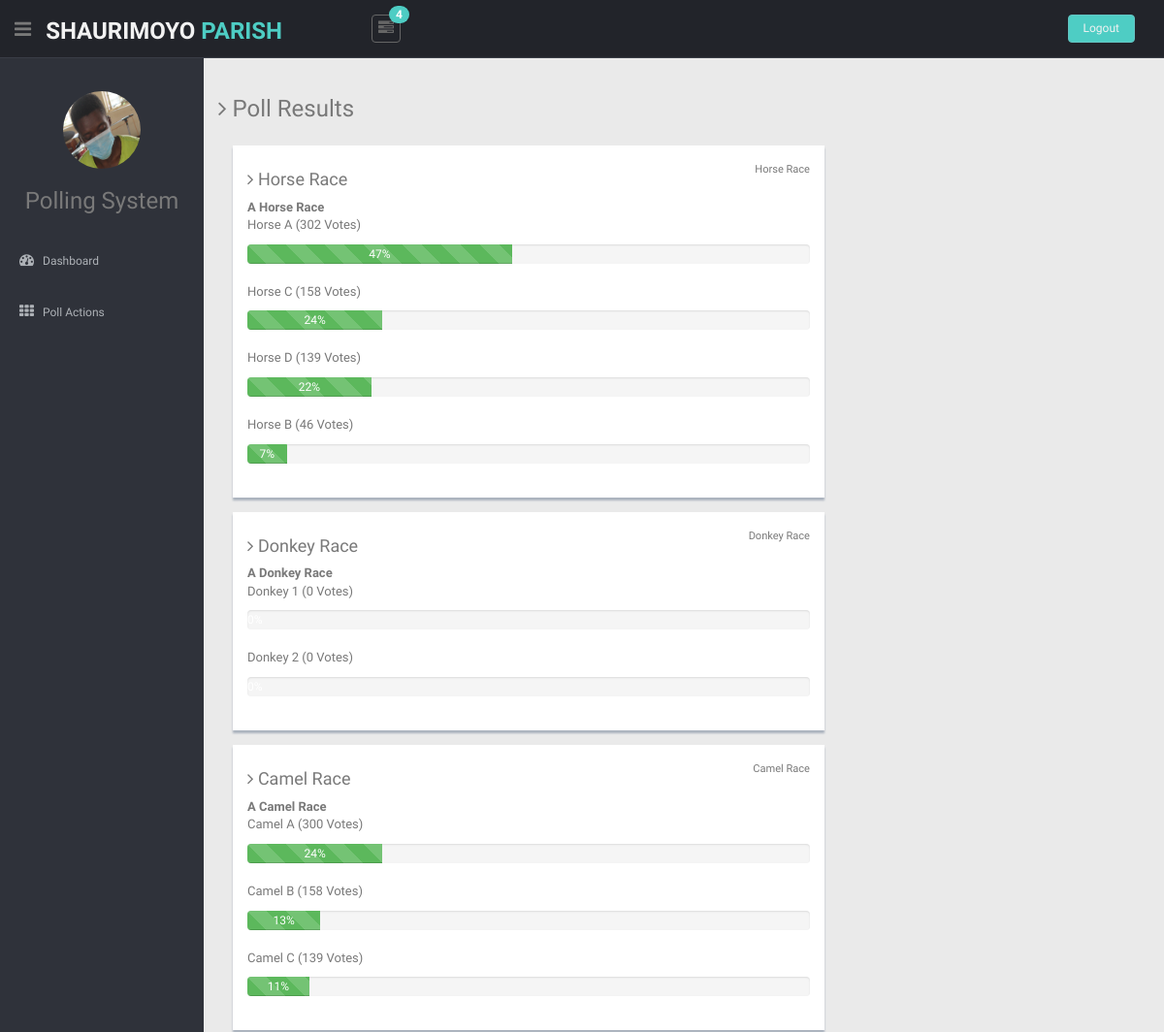
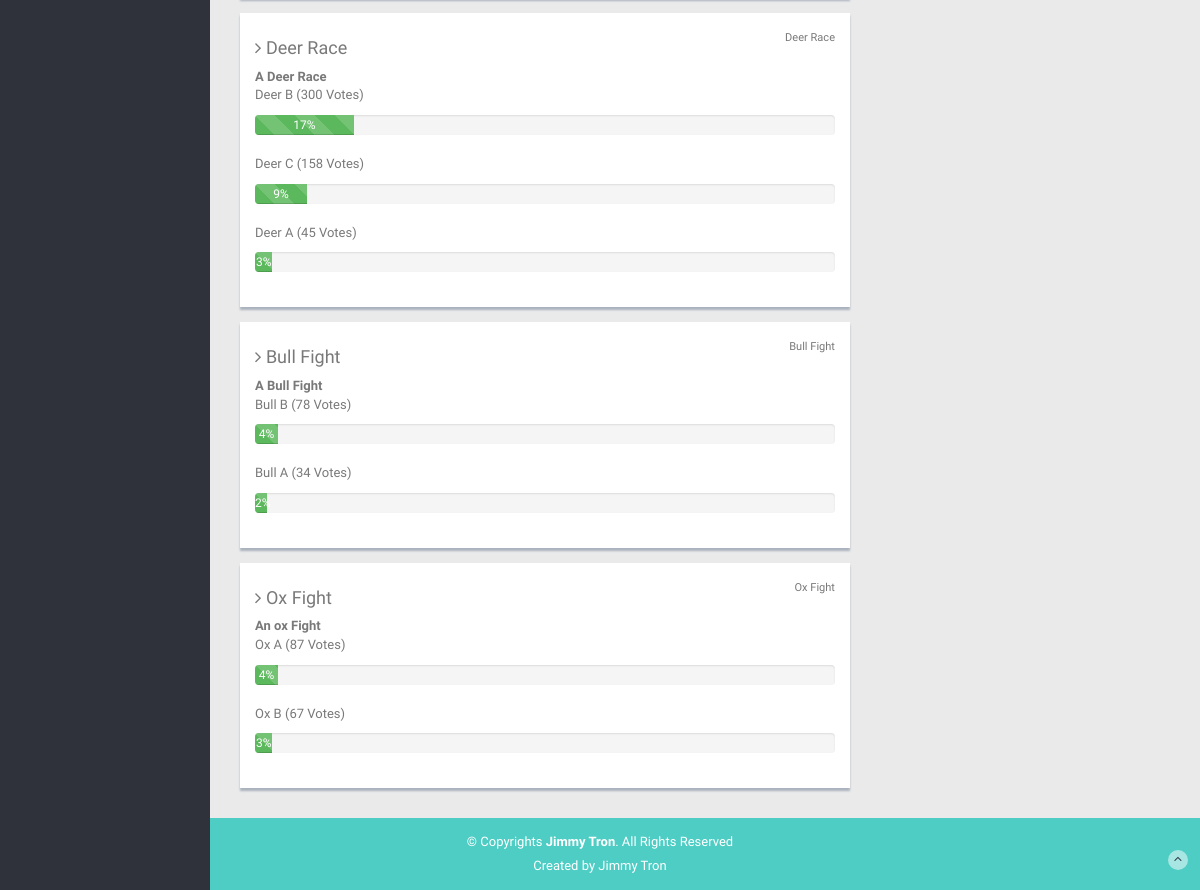
Page /test.php on the committed database (2 pictures, top to bottom).
### tables this page shows
CREATE TABLE `polls` (
  `id` int NOT NULL,
  `title` text NOT NULL,
  `desc` text NOT NULL
);

CREATE TABLE `poll_answers` (
  `id` int NOT NULL,
  `poll_id` int NOT NULL,
  `title` text NOT NULL,
  `votes` int NOT NULL DEFAULT '0'
);

### test.php (the view, shortened to what this page needs)
<?php
include 'includes.php';
$pdo = pdo_connect_mysql();
$stmt = $pdo->prepare('SELECT * FROM polls');
$stmt->execute();
$polls = $stmt->fetchAll(PDO::FETCH_ASSOC);
if ($polls) {
        $stmt = $pdo->prepare('SELECT * FROM poll_answers WHERE poll_id = ? ORDER BY votes DESC');
    $total_votes = 0;
}
else {
$msg = 'No Polls available for display!';
}
?>
<?=template_header('Poll Results')?>
<div class="col-lg-8 col-md-8 col-sm-8">
<?php if ($msg): ?>
    <div class="showback">
        <p><?=$msg?></p>
     </div>
    <?php else: ?>
<?php foreach ($polls as $poll):
    ?>
    <div class="showback">
    <div class="badge-r2  <?=$styl?>"><small><?=$poll['title']?></small></div>
    <h4><i class="fa fa-angle-right"></i> <?=$poll['title']?></h4>
    <b><?=$poll['desc']?></b>
    <?php
            $stmt->execute([$poll['id']]);
            $poll_answers = $stmt->fetchAll(PDO::FETCH_ASSOC);
            if ($poll_answers) {
                foreach ($poll_answers as $poll_answer) {
                    $total_votes += $poll_answer['votes'];
                }
            }
            else {
                $msg = 'This Poll hasn`t been voted!';
                }
            foreach ($poll_answers as $poll_answer):
      ?>
    <p><?=$poll_answer['title']?> <span>(<?=$poll_answer['votes']?> Votes)</span></p>
    <div class="progress progress-striped active">
        <div class="progress-bar progress-bar-success" role="progressbar" aria-valuenow=<?=@round(($poll_answer['votes']/$total_votes)*100)?>% aria-valuemin="0" aria-valuemax="100" style="width: <?=@round(($poll_answer['votes']/$total_votes)*100)?>%">
            <?=@round(($poll_answer['votes']/$total_votes)*100)?>%
        </div>
    </div>
<?php endforeach;?>
</div>
<?php endforeach; ?>
</div>
</div>
<?php endif; ?>
<?=template_footer()?>

### css/style.css (style rules this page uses)
body { color: #797979; background: #eaeaea; font-family: 'Ruda', sans-serif; padding: 0px !important; margin: 0px !important; font-size:13px; }
.badge-r2 { float: right; top: 20px; bottom: 10px; left: 35px; }
.showback { background: #ffffff; padding: 15px; margin-bottom: 15px; box-shadow: 0px 3px 2px #aab2bd; }

### rows in the picture
polls: title "Horse Race", desc "A Horse Race"
poll_answers: title "Horse A", votes "302", @round(($poll_answer['votes']/$total_votes)*100) "47"
poll_answers: title "Horse C", votes "158", @round(($poll_answer['votes']/$total_votes)*100) "24"
poll_answers: title "Horse D", votes "139", @round(($poll_answer['votes']/$total_votes)*100) "22"
poll_answers: title "Horse B", votes "46", @round(($poll_answer['votes']/$total_votes)*100) "7"
polls: title "Donkey Race", desc "A Donkey Race"
poll_answers: title "Donkey 1", votes "0"
poll_answers: title "Donkey 2", votes "0"
polls: title "Camel Race", desc "A Camel Race"
poll_answers: title "Camel A", votes "300", @round(($poll_answer['votes']/$total_votes)*100) "24"
poll_answers: title "Camel B", votes "158", @round(($poll_answer['votes']/$total_votes)*100) "13"
poll_answers: title "Camel C", votes "139", @round(($poll_answer['votes']/$total_votes)*100) "11"
polls: title "Deer Race", desc "A Deer Race"
poll_answers: title "Deer B", votes "300", @round(($poll_answer['votes']/$total_votes)*100) "17"
poll_answers: title "Deer C", votes "158", @round(($poll_answer['votes']/$total_votes)*100) "9"
poll_answers: title "Deer A", votes "45", @round(($poll_answer['votes']/$total_votes)*100) "3"
polls: title "Bull Fight", desc "A Bull Fight"
poll_answers: title "Bull B", votes "78", @round(($poll_answer['votes']/$total_votes)*100) "4"
poll_answers: title "Bull A", votes "34", @round(($poll_answer['votes']/$total_votes)*100) "2"
polls: title "Ox Fight", desc "An ox Fight"
poll_answers: title "Ox A", votes "87", @round(($poll_answer['votes']/$total_votes)*100) "4"
poll_answers: title "Ox B", votes "67", @round(($poll_answer['votes']/$total_votes)*100) "3"

### other values in the picture
$title "Poll Results"
